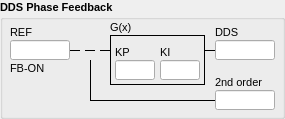
     <widget class="QGroupBox" name="groupBox">
      <property name="sizePolicy">
       <sizepolicy hsizetype="Fixed" vsizetype="Fixed">
        <horstretch>0</horstretch>
        <verstretch>0</verstretch>
       </sizepolicy>
      </property>
      <property name="minimumSize">
       <size>
        <width>285</width>
        <height>115</height>
       </size>
      </property>
      <property name="maximumSize">
       <size>
        <width>16777215</width>
        <height>16777215</height>
       </size>
      </property>
      <property name="font">
       <font>
        <pointsize>8</pointsize>
        <weight>75</weight>
        <bold>true</bold>
       </font>
      </property>
      <property name="title">
       <string>DDS Phase Feedback</string>
      </property>
      <widget class="caLineEdit" name="caLineEdit_0">
       <property name="geometry">
        <rect>
         <x>215</x>
         <y>90</y>
         <width>60</width>
         <height>20</height>
        </rect>
       </property>
       <property name="minimumSize">
        <size>
         <width>60</width>
         <height>0</height>
        </size>
       </property>
       <property name="sizeIncrement">
        <size>
         <width>0</width>
         <height>0</height>
        </size>
       </property>
       <property name="font">
        <font>
         <family>Lucida Sans Typewriter</family>
         <pointsize>8</pointsize>
        </font>
       </property>
       <property name="alignment">
        <set>Qt::AlignAbsolute|Qt::AlignRight|Qt::AlignTrailing|Qt::AlignVCenter</set>
       </property>
       <property name="channel" stdset="0">
        <string>$(DEV):PH-TOP-R</string>
       </property>
       <property name="foreground">
        <color>
         <red>0</red>
         <green>0</green>
         <blue>0</blue>
        </color>
       </property>
       <property name="background">
        <color>
         <red>187</red>
         <green>187</green>
         <blue>187</blue>
        </color>
       </property>
       <property name="colorMode">
        <enum>caLineEdit::Static</enum>
       </property>
       <property name="precisionMode">
        <enum>caLineEdit::Channel</enum>
       </property>
       <property name="limitsMode">
        <enum>caLineEdit::Channel</enum>
       </property>
       <property name="maxValue">
        <double>1.000000000000000</double>
       </property>
       <property name="minValue">
        <double>0.000000000000000</double>
       </property>
       <property name="fontScaleMode">
        <enum>caLineEdit::None</enum>
       </property>
       <property name="formatType">
        <enum>caLineEdit::decimal</enum>
       </property>
      </widget>
      <widget class="caTextEntry" name="caTextEntry_1">
       <property name="geometry">
        <rect>
         <x>10</x>
         <y>40</y>
         <width>60</width>
         <height>20</height>
        </rect>
       </property>
       <property name="minimumSize">
        <size>
         <width>60</width>
         <height>0</height>
        </size>
       </property>
       <property name="font">
        <font>
         <family>Lucida Sans Typewriter</family>
         <pointsize>8</pointsize>
        </font>
       </property>
       <property name="channel" stdset="0">
        <string notr="true">$(DEV):PHASE-FB-REF</string>
       </property>
       <property name="foreground">
        <color>
         <red>0</red>
         <green>0</green>
         <blue>0</blue>
        </color>
       </property>
       <property name="background">
        <color>
         <red>187</red>
         <green>187</green>
         <blue>187</blue>
        </color>
       </property>
       <property name="colorMode">
        <enum>caLineEdit::Static</enum>
       </property>
       <property name="precision">
        <number>1</number>
       </property>
       <property name="precisionMode">
        <enum>caLineEdit::User</enum>
       </property>
       <property name="limitsMode">
        <enum>caLineEdit::Channel</enum>
       </property>
       <property name="maxValue">
        <double>1.000000000000000</double>
       </property>
       <property name="minValue">
        <double>0.000000000000000</double>
       </property>
       <property name="fontScaleMode">
        <enum>caLineEdit::Height</enum>
       </property>
       <property name="formatType">
        <enum>caLineEdit::decimal</enum>
       </property>
      </widget>
      <widget class="caLineEdit" name="caLineEdit_1">
       <property name="geometry">
        <rect>
         <x>215</x>
         <y>40</y>
         <width>60</width>
         <height>20</height>
        </rect>
       </property>
       <property name="sizePolicy">
        <sizepolicy hsizetype="Fixed" vsizetype="Fixed">
         <horstretch>0</horstretch>
         <verstretch>0</verstretch>
        </sizepolicy>
       </property>
       <property name="minimumSize">
        <size>
         <width>60</width>
         <height>20</height>
        </size>
       </property>
       <property name="maximumSize">
        <size>
         <width>16777214</width>
         <height>16777215</height>
        </size>
       </property>
       <property name="font">
        <font>
         <family>Lucida Sans Typewriter</family>
         <pointsize>8</pointsize>
        </font>
       </property>
       <property name="alignment">
        <set>Qt::AlignAbsolute|Qt::AlignRight|Qt::AlignTrailing|Qt::AlignVCenter</set>
       </property>
       <property name="channel" stdset="0">
        <string>$(DEV):DDS-PHASE</string>
       </property>
       <property name="foreground">
        <color>
         <red>0</red>
         <green>0</green>
         <blue>0</blue>
        </color>
       </property>
       <property name="background">
        <color>
         <red>187</red>
         <green>187</green>
         <blue>187</blue>
        </color>
       </property>
       <property name="colorMode">
        <enum>caLineEdit::Static</enum>
       </property>
       <property name="precisionMode">
        <enum>caLineEdit::Channel</enum>
       </property>
       <property name="limitsMode">
        <enum>caLineEdit::Channel</enum>
       </property>
       <property name="maxValue">
        <double>1.000000000000000</double>
       </property>
       <property name="minValue">
        <double>0.000000000000000</double>
       </property>
       <property name="fontScaleMode">
        <enum>caLineEdit::None</enum>
       </property>
       <property name="formatType">
        <enum>caLineEdit::decimal</enum>
       </property>
      </widget>
      <widget class="caGraphics" name="caGraphics_0">
       <property name="geometry">
        <rect>
         <x>80</x>
         <y>40</y>
         <width>20</width>
         <height>20</height>
        </rect>
       </property>
       <property name="foreground">
        <color>
         <red>0</red>
         <green>0</green>
         <blue>0</blue>
        </color>
       </property>
       <property name="linestyle" stdset="0">
        <enum>caGraphics::Solid</enum>
       </property>
       <property name="lineColor">
        <color>
         <red>0</red>
         <green>0</green>
         <blue>0</blue>
        </color>
       </property>
       <property name="form">
        <enum>caGraphics::Circle</enum>
       </property>
       <property name="background" stdset="0">
        <color alpha="0">
         <red>0</red>
         <green>0</green>
         <blue>0</blue>
        </color>
       </property>
      </widget>
      <widget class="caChoice" name="caChoice_2">
       <property name="geometry">
        <rect>
         <x>10</x>
         <y>75</y>
         <width>60</width>
         <height>30</height>
        </rect>
       </property>
       <property name="sizePolicy">
        <sizepolicy hsizetype="Fixed" vsizetype="Fixed">
         <horstretch>0</horstretch>
         <verstretch>0</verstretch>
        </sizepolicy>
       </property>
       <property name="minimumSize">
        <size>
         <width>60</width>
         <height>30</height>
        </size>
       </property>
       <property name="font">
        <font>
         <pointsize>8</pointsize>
        </font>
       </property>
       <property name="channel" stdset="0">
        <string>$(DEV):PHASE-FB-ON</string>
       </property>
       <property name="foreground">
        <color>
         <red>0</red>
         <green>0</green>
         <blue>0</blue>
        </color>
       </property>
       <property name="background">
        <color>
         <red>187</red>
         <green>187</green>
         <blue>187</blue>
        </color>
       </property>
       <property name="colorMode">
        <enum>caChoice::Static</enum>
       </property>
       <property name="endBit">
        <number>1</number>
       </property>
       <property name="fontScaleMode">
        <enum>EPushButton::None</enum>
       </property>
      </widget>
      <widget class="Line" name="line_42">
       <property name="geometry">
        <rect>
         <x>90</x>
         <y>95</y>
         <width>125</width>
         <height>10</height>
        </rect>
       </property>
       <property name="frameShadow">
        <enum>QFrame::Plain</enum>
       </property>
       <property name="lineWidth">
        <number>1</number>
       </property>
       <property name="orientation">
        <enum>Qt::Horizontal</enum>
       </property>
      </widget>
      <widget class="Line" name="line_49">
       <property name="geometry">
        <rect>
         <x>85</x>
         <y>60</y>
         <width>10</width>
         <height>40</height>
        </rect>
       </property>
       <property name="frameShadow">
        <enum>QFrame::Plain</enum>
       </property>
       <property name="lineWidth">
        <number>1</number>
       </property>
       <property name="orientation">
        <enum>Qt::Vertical</enum>
       </property>
      </widget>
      <widget class="Line" name="line_34">
       <property name="geometry">
        <rect>
         <x>205</x>
         <y>45</y>
         <width>10</width>
         <height>10</height>
        </rect>
       </property>
       <property name="frameShadow">
        <enum>QFrame::Plain</enum>
       </property>
       <property name="lineWidth">
        <number>1</number>
       </property>
       <property name="orientation">
        <enum>Qt::Horizontal</enum>
       </property>
      </widget>
      <widget class="Line" name="line_35">
       <property name="geometry">
        <rect>
         <x>100</x>
         <y>45</y>
         <width>10</width>
         <height>10</height>
        </rect>
       </property>
       <property name="frameShadow">
        <enum>QFrame::Plain</enum>
       </property>
       <property name="lineWidth">
        <number>1</number>
       </property>
       <property name="orientation">
        <enum>Qt::Horizontal</enum>
       </property>
      </widget>
      <widget class="Line" name="line_36">
       <property name="geometry">
        <rect>
         <x>70</x>
         <y>45</y>
         <width>10</width>
         <height>10</height>
        </rect>
       </property>
       <property name="frameShadow">
        <enum>QFrame::Plain</enum>
       </property>
       <property name="lineWidth">
        <number>1</number>
       </property>
       <property name="orientation">
        <enum>Qt::Horizontal</enum>
       </property>
      </widget>
      <widget class="Line" name="line_37">
       <property name="geometry">
        <rect>
         <x>85</x>
         <y>45</y>
         <width>10</width>
         <height>10</height>
        </rect>
       </property>
       <property name="frameShadow">
        <enum>QFrame::Plain</enum>
       </property>
       <property name="lineWidth">
        <number>1</number>
       </property>
       <property name="orientation">
        <enum>Qt::Horizontal</enum>
       </property>
      </widget>
      <widget class="QLabel" name="label_32">
       <property name="geometry">
        <rect>
         <x>215</x>
         <y>25</y>
         <width>60</width>
         <height>15</height>
        </rect>
       </property>
       <property name="sizePolicy">
        <sizepolicy hsizetype="Preferred" vsizetype="Fixed">
         <horstretch>0</horstretch>
         <verstretch>0</verstretch>
        </sizepolicy>
       </property>
       <property name="minimumSize">
        <size>
         <width>0</width>
         <height>15</height>
        </size>
       </property>
       <property name="font">
        <font>
         <weight>50</weight>
         <bold>false</bold>
        </font>
       </property>
       <property name="text">
        <string>DDS</string>
       </property>
       <property name="alignment">
        <set>Qt::AlignLeading|Qt::AlignLeft|Qt::AlignVCenter</set>
       </property>
      </widget>
      <widget class="QLabel" name="label_33">
       <property name="geometry">
        <rect>
         <x>215</x>
         <y>75</y>
         <width>60</width>
         <height>15</height>
        </rect>
       </property>
       <property name="sizePolicy">
        <sizepolicy hsizetype="Preferred" vsizetype="Fixed">
         <horstretch>0</horstretch>
         <verstretch>0</verstretch>
        </sizepolicy>
       </property>
       <property name="minimumSize">
        <size>
         <width>0</width>
         <height>15</height>
        </size>
       </property>
       <property name="font">
        <font>
         <weight>50</weight>
         <bold>false</bold>
        </font>
       </property>
       <property name="text">
        <string>2nd order</string>
       </property>
       <property name="alignment">
        <set>Qt::AlignLeading|Qt::AlignLeft|Qt::AlignVCenter</set>
       </property>
      </widget>
      <widget class="QLabel" name="label_36">
       <property name="geometry">
        <rect>
         <x>110</x>
         <y>20</y>
         <width>40</width>
         <height>15</height>
        </rect>
       </property>
       <property name="sizePolicy">
        <sizepolicy hsizetype="Preferred" vsizetype="Fixed">
         <horstretch>0</horstretch>
         <verstretch>0</verstretch>
        </sizepolicy>
       </property>
       <property name="minimumSize">
        <size>
         <width>0</width>
         <height>15</height>
        </size>
       </property>
       <property name="font">
        <font>
         <weight>50</weight>
         <bold>false</bold>
        </font>
       </property>
       <property name="text">
        <string>G(x)</string>
       </property>
       <property name="alignment">
        <set>Qt::AlignLeading|Qt::AlignLeft|Qt::AlignVCenter</set>
       </property>
      </widget>
      <widget class="QLabel" name="label_37">
       <property name="geometry">
        <rect>
         <x>10</x>
         <y>25</y>
         <width>40</width>
         <height>15</height>
        </rect>
       </property>
       <property name="sizePolicy">
        <sizepolicy hsizetype="Preferred" vsizetype="Fixed">
         <horstretch>0</horstretch>
         <verstretch>0</verstretch>
        </sizepolicy>
       </property>
       <property name="minimumSize">
        <size>
         <width>0</width>
         <height>15</height>
        </size>
       </property>
       <property name="font">
        <font>
         <weight>50</weight>
         <bold>false</bold>
        </font>
       </property>
       <property name="text">
        <string>REF</string>
       </property>
       <property name="alignment">
        <set>Qt::AlignLeading|Qt::AlignLeft|Qt::AlignVCenter</set>
       </property>
      </widget>
      <widget class="QLabel" name="label_38">
       <property name="geometry">
        <rect>
         <x>10</x>
         <y>60</y>
         <width>56</width>
         <height>16</height>
        </rect>
       </property>
       <property name="sizePolicy">
        <sizepolicy hsizetype="Preferred" vsizetype="Fixed">
         <horstretch>0</horstretch>
         <verstretch>0</verstretch>
        </sizepolicy>
       </property>
       <property name="minimumSize">
        <size>
         <width>0</width>
         <height>15</height>
        </size>
       </property>
       <property name="font">
        <font>
         <weight>50</weight>
         <bold>false</bold>
        </font>
       </property>
       <property name="text">
        <string>FB-ON</string>
       </property>
       <property name="alignment">
        <set>Qt::AlignLeading|Qt::AlignLeft|Qt::AlignVCenter</set>
       </property>
      </widget>
      <widget class="QFrame" name="frame_12">
       <property name="geometry">
        <rect>
         <x>110</x>
         <y>35</y>
         <width>95</width>
         <height>50</height>
        </rect>
       </property>
       <property name="frameShape">
        <enum>QFrame::Box</enum>
       </property>
       <property name="frameShadow">
        <enum>QFrame::Plain</enum>
       </property>
       <widget class="caTextEntry" name="caTextEntry_0">
        <property name="geometry">
         <rect>
          <x>5</x>
          <y>25</y>
          <width>40</width>
          <height>20</height>
         </rect>
        </property>
        <property name="font">
         <font>
          <family>Lucida Sans Typewriter</family>
          <pointsize>8</pointsize>
         </font>
        </property>
        <property name="channel" stdset="0">
         <string notr="true">$(DEV):PHASE-FB-KP</string>
        </property>
        <property name="foreground">
         <color>
          <red>0</red>
          <green>0</green>
          <blue>0</blue>
         </color>
        </property>
        <property name="background">
         <color>
          <red>187</red>
          <green>187</green>
          <blue>187</blue>
         </color>
        </property>
        <property name="colorMode">
         <enum>caLineEdit::Static</enum>
        </property>
        <property name="precision">
         <number>2</number>
        </property>
        <property name="precisionMode">
         <enum>caLineEdit::User</enum>
        </property>
        <property name="limitsMode">
         <enum>caLineEdit::Channel</enum>
        </property>
        <property name="maxValue">
         <double>1.000000000000000</double>
        </property>
        <property name="minValue">
         <double>0.000000000000000</double>
        </property>
        <property name="fontScaleMode">
         <enum>caLineEdit::Height</enum>
        </property>
        <property name="formatType">
         <enum>caLineEdit::decimal</enum>
        </property>
       </widget>
       <widget class="caTextEntry" name="caTextEntry_2">
        <property name="geometry">
         <rect>
          <x>50</x>
          <y>25</y>
          <width>40</width>
          <height>20</height>
         </rect>
        </property>
        <property name="font">
         <font>
          <family>Lucida Sans Typewriter</family>
          <pointsize>8</pointsize>
         </font>
        </property>
        <property name="channel" stdset="0">
         <string notr="true">$(DEV):PHASE-FB-KI</string>
        </property>
        <property name="foreground">
         <color>
          <red>0</red>
          <green>0</green>
          <blue>0</blue>
         </color>
        </property>
        <property name="background">
         <color>
          <red>187</red>
          <green>187</green>
          <blue>187</blue>
         </color>
        </property>
        <property name="colorMode">
         <enum>caLineEdit::Static</enum>
        </property>
        <property name="precision">
         <number>2</number>
        </property>
        <property name="precisionMode">
         <enum>caLineEdit::User</enum>
        </property>
        <property name="limitsMode">
         <enum>caLineEdit::Channel</enum>
        </property>
        <property name="maxValue">
         <double>1.000000000000000</double>
        </property>
        <property name="minValue">
         <double>0.000000000000000</double>
        </property>
        <property name="fontScaleMode">
         <enum>caLineEdit::Height</enum>
        </property>
        <property name="formatType">
         <enum>caLineEdit::decimal</enum>
        </property>
       </widget>
       <widget class="QLabel" name="label_34">
        <property name="geometry">
         <rect>
          <x>5</x>
          <y>10</y>
          <width>40</width>
          <height>15</height>
         </rect>
        </property>
        <property name="sizePolicy">
         <sizepolicy hsizetype="Preferred" vsizetype="Fixed">
          <horstretch>0</horstretch>
          <verstretch>0</verstretch>
         </sizepolicy>
        </property>
        <property name="minimumSize">
         <size>
          <width>0</width>
          <height>15</height>
         </size>
        </property>
        <property name="font">
         <font>
          <weight>50</weight>
          <bold>false</bold>
         </font>
        </property>
        <property name="text">
         <string>KP</string>
        </property>
        <property name="alignment">
         <set>Qt::AlignLeading|Qt::AlignLeft|Qt::AlignVCenter</set>
        </property>
       </widget>
       <widget class="QLabel" name="label_35">
        <property name="geometry">
         <rect>
          <x>50</x>
          <y>10</y>
          <width>40</width>
          <height>15</height>
         </rect>
        </property>
        <property name="sizePolicy">
         <sizepolicy hsizetype="Preferred" vsizetype="Fixed">
          <horstretch>0</horstretch>
          <verstretch>0</verstretch>
         </sizepolicy>
        </property>
        <property name="minimumSize">
         <size>
          <width>0</width>
          <height>15</height>
         </size>
        </property>
        <property name="font">
         <font>
          <weight>50</weight>
          <bold>false</bold>
         </font>
        </property>
        <property name="text">
         <string>KI</string>
        </property>
        <property name="alignment">
         <set>Qt::AlignLeading|Qt::AlignLeft|Qt::AlignVCenter</set>
        </property>
       </widget>
      </widget>
     </widget>
